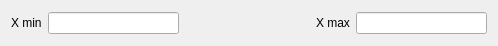
<?xml version="1.0" encoding="UTF-8"?>
<ui version="4.0">
 <class>Dialog</class>
 <widget class="QDialog" name="Dialog">
  <property name="geometry">
   <rect>
    <x>0</x>
    <y>0</y>
    <width>498</width>
    <height>46</height>
   </rect>
  </property>
  <property name="windowTitle">
   <string>Manual X Axis</string>
  </property>
  <layout class="QHBoxLayout" name="horizontalLayout">
   <item>
    <widget class="QLabel" name="label_3">
     <property name="text">
      <string>X min</string>
     </property>
    </widget>
   </item>
   <item>
    <widget class="QLineEdit" name="x_min_value"/>
   </item>
   <item>
    <spacer name="horizontalSpacer">
     <property name="orientation">
      <enum>Qt::Horizontal</enum>
     </property>
     <property name="sizeHint" stdset="0">
      <size>
       <width>81</width>
       <height>20</height>
      </size>
     </property>
    </spacer>
   </item>
   <item>
    <widget class="QLabel" name="label">
     <property name="text">
      <string>X max</string>
     </property>
    </widget>
   </item>
   <item>
    <widget class="QLineEdit" name="x_max_value"/>
   </item>
  </layout>
 </widget>
 <resources/>
 <connections>
  <connection>
   <sender>x_min_value</sender>
   <signal>returnPressed()</signal>
   <receiver>Dialog</receiver>
   <slot>x_min_event()</slot>
   <hints>
    <hint type="sourcelabel">
     <x>125</x>
     <y>22</y>
    </hint>
    <hint type="destinationlabel">
     <x>248</x>
     <y>22</y>
    </hint>
   </hints>
  </connection>
  <connection>
   <sender>x_max_value</sender>
   <signal>returnPressed()</signal>
   <receiver>Dialog</receiver>
   <slot>x_max_event()</slot>
   <hints>
    <hint type="sourcelabel">
     <x>415</x>
     <y>22</y>
    </hint>
    <hint type="destinationlabel">
     <x>248</x>
     <y>22</y>
    </hint>
   </hints>
  </connection>
 </connections>
 <slots>
  <slot>x_min_event()</slot>
  <slot>x_max_event()</slot>
 </slots>
</ui>
